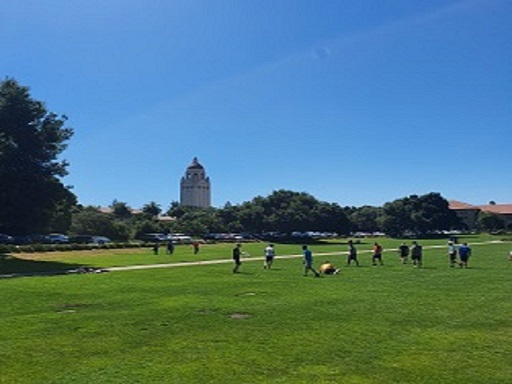
#> input picture Study_Deep_Learning/OpenCv Practical using Python/image1.jpg, 512 x 384 px
$ python blurring.py
#> lines starting #> are read from the running program, lines starting #| are printed output that depends on the picture
import numpy as np
# import argparse
import cv2

# ap = argparse.ArgumentParser()
# ap.add_argument("-i", "--image", required = True,
#                 help = "Path to the image")
# args = vars(ap.parse_args(()))

image = cv2.imread("./image1.jpg")
#> image is the input picture: shape (384, 512, 3); mean B, G, R 128.2, 120.2, 80.2

# [23 lines of commented-out code are left out]

blurred = np.hstack([
    cv2.bilateralFilter(image, 5, 21, 21),
    cv2.bilateralFilter(image, 7, 31, 31),
    cv2.bilateralFilter(image, 9, 41, 41)])
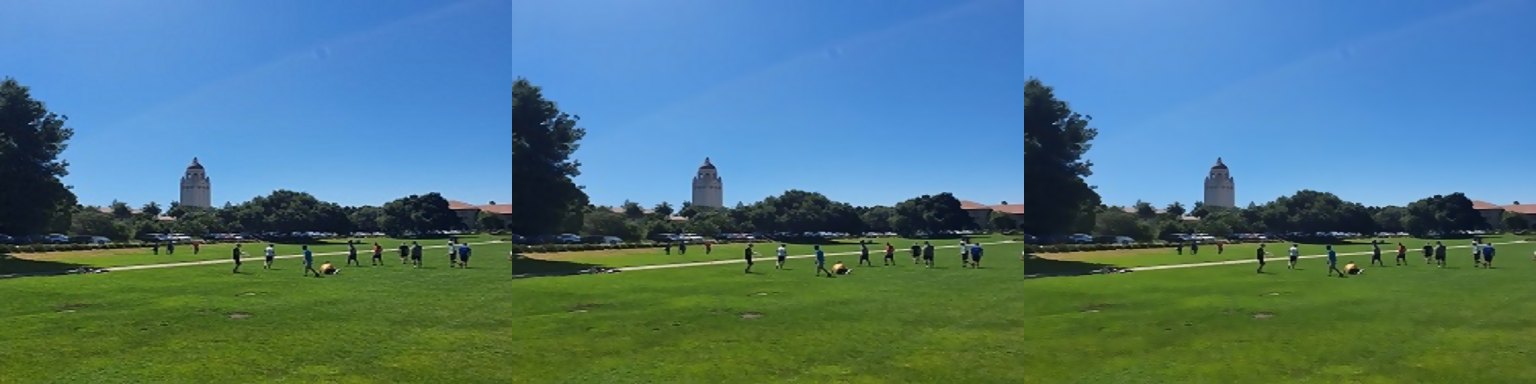
#> blurred: shape (384, 1536, 3); mean B, G, R 128.2, 120.2, 80.1
cv2.imshow("Bilateral", blurred)
cv2.waitKey(0)
